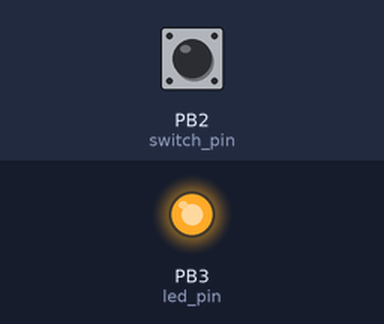
A sketch run on a simulated ATtiny85, built with avr-gcc and run on an emulated ATtiny85. On the bench: output pins drawn as LEDs (lit = HIGH). Inputs (shaded band) come from the test bench; at power-on: PB2 (switch_pin) LOW.

Above: at 1.2 s.
1.3 s: PB2 (switch_pin) pulled HIGH for 0.15 s
At 1.37 s:
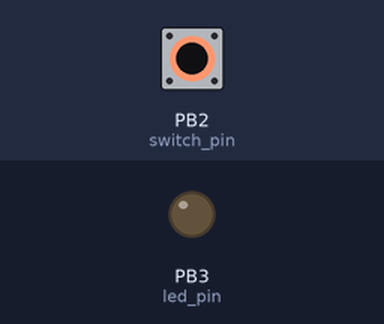
2.9 s: PB2 (switch_pin) pulled HIGH for 3.2 s
At 7.2 s:
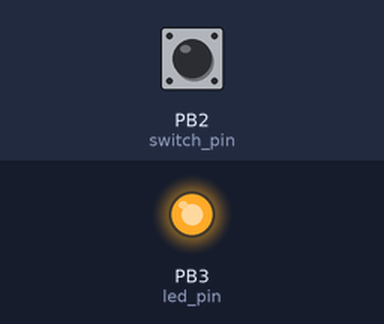
Timing chart, 0 to 8.7 s (numbered marks = the images above; inputs shaded):
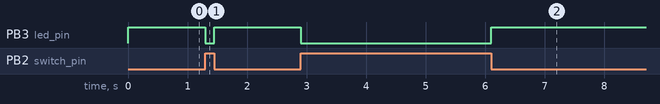

The sketch:

switch_led.ino
```cpp
int switch_pin = 2;
int led_pin = 3;

byte leds = 0;

void setup() {
  pinMode(switch_pin, INPUT);
  pinMode(led_pin, OUTPUT);
}

void loop() {
  if(digitalRead(switch_pin) == HIGH){
    digitalWrite(led_pin, LOW);
  }
  if(digitalRead(switch_pin) == LOW){
    digitalWrite(led_pin, HIGH);
  }

}
```

MAX30102.cpp
```cpp
/*
*  MAX30102 driver - uses a combination of ideas from the Maxim & Sparkfun drivers
*                    used Technolbogy's Wire
*
* j.n.magee 15-10-2019
*/

#include "Wire.h"
#include "MAX30102.h"


static const uint8_t MAX_30102_ID = 0x15;

MAX30102::MAX30102() {
  // Constructor
}

boolean MAX30102::begin(uint8_t i2caddr) {
  _i2caddr = i2caddr;
  if (readRegister8(REG_PART_ID) != MAX_30102_ID)  return false;
  return true;
}

void MAX30102::setup() {
   writeRegister8(REG_MODE_CONFIG,0x40); //reset
   delay(500);
   writeRegister8(REG_FIFO_WR_PTR,0x00);//FIFO_WR_PTR[4:0]
   writeRegister8(REG_OVF_COUNTER,0x00);//OVF_COUNTER[4:0]
   writeRegister8(REG_FIFO_RD_PTR,0x00); //FIFO_RD_PTR[4:0]
   writeRegister8(REG_FIFO_CONFIG,0x4f); //sample avg = 4, fifo rollover=false, fifo almost full = 17
   writeRegister8(REG_MODE_CONFIG,0x03); //0x02 for Red only, 0x03 for SpO2 mode 0x07 multimode LED
   writeRegister8(REG_SPO2_CONFIG,0x27); // SPO2_ADC=4096nA, SPO2 sample rate(100Hz), pulseWidth (411uS)
   writeRegister8(REG_LED1_PA,0x17); //Choose value for ~ 6mA for LED1 (IR)
   writeRegister8(REG_LED2_PA,0x17); // Choose value for ~ 6mA for LED2 (Red)
   writeRegister8(REG_PILOT_PA,0x1F); // Choose value for ~ 6mA for Pilot LED
}

//Tell caller how many samples are available
uint8_t MAX30102::available(void) {
  int8_t numberOfSamples = sense.head - sense.tail;
  if (numberOfSamples < 0) numberOfSamples += STORAGE_SIZE;
  return (numberOfSamples);
}

//Report the next Red value in the FIFO
uint32_t MAX30102::getRed(void) {
  return (sense.red[sense.tail]);
}

//Report the next IR value in the FIFO
uint32_t MAX30102::getIR(void) {
  return (sense.IR[sense.tail]);
}

//Advance the tail
void MAX30102::nextSample(void) {
  if(available()) {
    sense.tail++;
    sense.tail %= STORAGE_SIZE; //Wrap condition
  }
}

// check sensor for new samples and upload if available
uint16_t MAX30102::check(void) {
  byte readPointer = readRegister8(REG_FIFO_RD_PTR);
  byte writePointer = readRegister8(REG_FIFO_WR_PTR);
  int numberOfSamples = 0;
  if (readPointer != writePointer) {
    //Calculate the number of readings we need to get from sensor
    numberOfSamples = writePointer - readPointer;
    if (numberOfSamples < 0) numberOfSamples += 32; //Wrap condition
    int bytesLeftToRead = numberOfSamples * 6; //3 bytes each for Red and IR
    Wire.beginTransmission(_i2caddr);
    Wire.write(REG_FIFO_DATA);
    Wire.endTransmission();
    bytesLeftToRead = bytesLeftToRead<=32? bytesLeftToRead : 32;
    Wire.requestFrom(_i2caddr, bytesLeftToRead);
    while (bytesLeftToRead > 0) {
        sense.head++; //Advance the head of the storage struct
        sense.head %= STORAGE_SIZE; //Wrap condition
        sense.IR[sense.head] = readFIFOSample();
        //Burst read three more bytes - IR
		    sense.red[sense.head] = readFIFOSample();
        bytesLeftToRead -= 6;
    }
    Wire.endTransmission();
  }
  return (numberOfSamples);
}

//
// Low-level I2C Communication
//
uint8_t MAX30102::readRegister8(uint8_t reg) {
    uint8_t value;
    Wire.beginTransmission(_i2caddr);
    Wire.write((uint8_t)reg);
    Wire.endTransmission();
    Wire.requestFrom(_i2caddr, (byte)1);
    value = Wire.read();
    Wire.endTransmission();
    return value;
}

uint32_t MAX30102::readFIFOSample() {
    byte temp[4];
    uint32_t temp32;
    temp[3] = 0;
    temp[2] = Wire.read();
    temp[1] = Wire.read();
    temp[0] = Wire.read();
    memcpy(&temp32, temp, 4);
    return temp32 & 0x3FFFF;
}

void MAX30102::writeRegister8(uint8_t reg, uint8_t value) {
  Wire.beginTransmission(_i2caddr);
  Wire.write(reg);
  Wire.write(value);
  Wire.endTransmission();
}
```

MAX30102.h
```cpp
/*
*  MAX30102 driver - uses a combination of ideas from the Maxim & Sparkfun drivers
*                    used Technolbogy's TinyI2C
*
* j.n.magee 15-10-2019
*/
#include <arduino.h>

#define MAX30105_ADDRESS 0x57

//register addresses
#define REG_INTR_STATUS_1 0x00
#define REG_INTR_STATUS_2 0x01
#define REG_INTR_ENABLE_1 0x02
#define REG_INTR_ENABLE_2 0x03
#define REG_FIFO_WR_PTR 0x04
#define REG_OVF_COUNTER 0x05
#define REG_FIFO_RD_PTR 0x06
#define REG_FIFO_DATA 0x07
#define REG_FIFO_CONFIG 0x08
#define REG_MODE_CONFIG 0x09
#define REG_SPO2_CONFIG 0x0A
#define REG_LED1_PA 0x0C
#define REG_LED2_PA 0x0D
#define REG_PILOT_PA 0x10
#define REG_MULTI_LED_CTRL1 0x11
#define REG_MULTI_LED_CTRL2 0x12
#define REG_TEMP_INTR 0x1F
#define REG_TEMP_FRAC 0x20
#define REG_TEMP_CONFIG 0x21
#define REG_PROX_INT_THRESH 0x30
#define REG_REV_ID 0xFE
#define REG_PART_ID 0xFF

#define STORAGE_SIZE 3 // buffer size in samples

class MAX30102{
 public:
    MAX30102(void);

    boolean begin(uint8_t i2caddr = MAX30105_ADDRESS);

    // Setup the IC with
    // powerLevel = 0x1F,  sampleAverage = 4,  Mode = Red and IR,
    // sampleRate = 100,  pulseWidth = 411,  adcRange = 4096
    void setup();
    void off() {writeRegister8(REG_MODE_CONFIG,0x80);}

    //FIFO Reading
    uint16_t check(void);     //Checks for new data and fills FIFO
    uint8_t  available(void); //returns number of samples  available (head - tail)
    void     nextSample(void);//Advances the tail of the sense array
    uint32_t getRed(void);    //Returns the FIFO sample pointed to by tail
    uint32_t getIR(void);     //Returns the FIFO sample pointed to by tail

    // Low-level I2C communication
    uint8_t  readRegister8(uint8_t reg);
    uint32_t readFIFOSample(void);
    void     writeRegister8(uint8_t reg, uint8_t value);

 private:
    uint8_t _i2caddr;
    struct {
      uint32_t red[STORAGE_SIZE];
      uint32_t IR[STORAGE_SIZE];
      byte head;
      byte tail;
    } sense; //Circular buffer of readings from the sensor

};
```

Pulse.cpp
```cpp
/*
* Filter output from MAX30102 and detect heartbeat
*
* j.n.magee 15-10-2019
*/
#include "Pulse.h"

Pulse::Pulse(){
    cycle_max = 20;
    cycle_min = -20;
    positive = false;
    prev_sig = 0;
    amplitude_avg_total = 0;
}


//  Returns true if a beat is detected
bool Pulse::isBeat(int16_t signal) {
  bool beat = false;
  //while positive slope record maximum
  if (positive && (signal > prev_sig)) cycle_max = signal;
  //while negative slope record minimum
  if (!positive && (signal < prev_sig)) cycle_min = signal;
  //  positive to negative i.e peak so declare beat
  if (positive && (signal < prev_sig)) {
    int amplitude = cycle_max - cycle_min;
    if (amplitude > 20 && amplitude < 3000) {
      beat = true;
      amplitude_avg_total += (amplitude - amplitude_avg_total/4);
    }
    cycle_min = 0; positive = false;
  }
  //negative to positive i.e valley bottom
  if (!positive && (signal > prev_sig)) {
     cycle_max= 0; positive = true;
  }
  prev_sig = signal; // save signal
  return beat;
}
```

Pulse.h
```cpp
/*
* Filter output from MAX30102 and detect heartbeat
*
* j.n.magee 15-10-2019
*/
#include "Arduino.h"

#define NSAMPLE 24  //Exponential Moving Average DC removal filter alpha = 1/NSAMPLE
#define NSLOT   4   //Moving Average Filter over NSLOT values.

class MAFilter {
public:
    MAFilter() {nextslot = 0;}

    int16_t filter(int16_t value) {
        buffer[nextslot] = value;
        nextslot = (nextslot+1) % NSLOT;
        int16_t total = 0;
        for(int i=0; i<NSLOT; ++i) total += buffer[i];
        return total/NSLOT;
    }

private:
    int16_t buffer[NSLOT];
    uint8_t nextslot;
};

class DCFilter {
public:
    DCFilter(void) {sample_avg_total = 0;}
    //remove dc from sample
    int16_t  filter(int32_t sample) {
        sample_avg_total += (sample - sample_avg_total/NSAMPLE);
        return (int16_t)(sample - sample_avg_total/NSAMPLE);
    }
    // return average dc
    int32_t avgDC() {return sample_avg_total/NSAMPLE;}

private:
    int32_t sample_avg_total;
};

class Pulse {
public:
    Pulse(void);
    //remove DC
    int16_t dc_filter(int32_t sample) { return dc.filter(sample);}
    //low pass moving average filter
    int16_t ma_filter(int16_t sample) { return ma.filter(sample);}
    //return true when beat detected
    bool isBeat(int16_t signal);
    //return average DC
    int32_t avgDC() {return dc.avgDC();}
    //return average AC
    int16_t avgAC() {return amplitude_avg_total/4;}

private:
    DCFilter dc;
    MAFilter ma;
    int16_t amplitude_avg_total;
    int16_t cycle_max;
    int16_t cycle_min;
    bool positive;
    int16_t prev_sig;
};
```

ssd1306h.cpp
```cpp
/*
*  SSD1306 driver - optimised for low memory
*                   uses 1 128 byte page buffer
*
* j.n.magee 15-10-2019
*/
/*
 * Uses initialisation ideas from Ref.:
 * DigisparkOLED: https://github.com/digistump/DigistumpArduino/tree/master/digistump-avr/libraries/DigisparkOLED
 * SSD1306 data sheet: https://www.adafruit.com/datasheets/SSD1306.pdf
 */

#include <avr/pgmspace.h>
#include "Wire.h"
#include "ssd1306h.h"

/*
 * Software Configuration, data sheet page 64
 */

static const uint8_t ssd1306_configuration[] PROGMEM = {
#ifdef SCREEN_128X64
  0xA8, 0x3F,   // Set MUX Ratio, 0F-3F
#else // SCREEN_128X32 / SCREED_64X32
  0xA8, 0x1F,   // Set MUX Ratio, 0F-3F
#endif
  0xD3, 0x00,   // Set Display Offset
  0x40,         // Set Display Start line
  0xA1,         // Set Segment re-map, mirror, A0/A1
  0xC8,         // Set COM Output Scan Direction, flip, C0/C8
#ifdef SCREEN_128X32
  0xDA, 0x02,   // Set COM Pins hardware configuration, Sequential
#else // SCREEN_128X64 / SCREEN_64X32
  0xDA, 0x12,   // Set Com Pins hardware configuration, Alternative
#endif
  0x81, 0xFF,   // Set Contrast Control, 01-FF
  0xA4,         // Disable Entire Display On, 0xA4=Output follows RAM content; 0xA5,Output ignores RAM content
  0xA6,         // Set Display Mode. A6=Normal; A7=Inverse
  0xD5, 0x80,   // Set Osc Frequency
  0x8D, 0x14,   // Enable charge pump regulator
  0xAF          // Display ON in normal mode
};

SSD1306::SSD1306(void) {}

void SSD1306::init(void) {
  Wire.begin();
  Wire.setClock(400000);
  for (uint8_t i = 0; i < sizeof (ssd1306_configuration); i++) {
    command(pgm_read_byte_near(&ssd1306_configuration[i]));
  }
  currentPage = 0;
  for (uint8_t i=0; i<COLUMNS; ++i) pageBuf[i]=0x00;
}

void SSD1306::command_start(void) {
  Wire.beginTransmission(SSD1306_I2C_ADDR);
  Wire.write(0x00); //command
}

void SSD1306::command_stop(void) {
  Wire.endTransmission();
}

void SSD1306::command(uint8_t command) {
  command_start();
  Wire.write(command);
  command_stop();
}

void SSD1306::data_start(void) {
  Wire.beginTransmission(SSD1306_I2C_ADDR);
  Wire.write(0x40); //data
}

void SSD1306::data_stop(void) {
  Wire.endTransmission();
}

void SSD1306::data_byte(uint8_t data) {
  if (Wire.write(data) == 0) {
    // push data if detect buffer used up
    data_stop();
    data_start();
    Wire.write(data);
  }
}

void SSD1306::set_area(uint8_t col, uint8_t page, uint8_t col_range, uint8_t page_range) {
  command_start();
  Wire.write(0x20);
  Wire.write(0x01);
  Wire.write(0x21);
  Wire.write(col);
  Wire.write(col + col_range - 1);
  Wire.write(0x22);
  Wire.write(page);
  Wire.write(page + page_range - 1);
  command_stop();
}

void SSD1306::fill(uint8_t data) {
  set_area(0, 0, COLUMNS, PAGES);
  uint16_t size = (COLUMNS) * (PAGES);
  data_start();
  for (uint16_t i = 0; i <size; i++) {
    data_byte(data);
  }
  data_stop();
}

uint8_t currentPage = 0;
uint8_t pageBuf[COLUMNS];

void SSD1306::writePage(uint8_t page){
  set_area(0, page, COLUMNS, 1);
  data_start();
  for (uint8_t i = 0; i < COLUMNS; i++) {
    data_byte(pageBuf[i]);
  }
  data_stop();
}

bool SSD1306::inPage(uint8_t y,uint8_t h){
   return currentPage >= y/8 && currentPage <= (y+h-1)/8;
}

void SSD1306::off(void){
  command(0xAE);
}

void SSD1306::on(void){
  command(0xAF);
}

inline void SSD1306::drawPixel(uint8_t x, uint8_t y){
    if (y/8 != currentPage) return;
    pageBuf[x] |= 1<<(y%8);
}

void SSD1306::drawHLine(uint8_t x, uint8_t y, uint8_t w){
    if (y/8 != currentPage) return;
    for(uint8_t i=0; i<w; ++i) pageBuf[x+i] |= 1<<(y%8);
}

void SSD1306::drawVLine(uint8_t x, uint8_t y, uint8_t h){
    for (uint8_t i=0; i<h; ++i) drawPixel(x,y+i);
}


uint16_t Stretch (uint16_t x) {
  x = (x & 0xF0)<<4 | (x & 0x0F);
  x = (x<<2 | x) & 0x3333;
  x = (x<<1 | x) & 0x5555;
  return x | x<<1;
}

void SSD1306::drawChar(int x, int y,  unsigned char c, const int BIG = 1) {
  uint16_t data;
  for (uint8_t i = 0; i < FONT_WIDTH; i++) {
    data = pgm_read_byte_near(&font_bitmap[c - FONT_START ][i]);
    if (BIG==2) data = Stretch(data);
    for (uint8_t d = 0; d < BIG; d++) {
        for ( uint8_t j = 0; j<FONT_HEIGHT*BIG; j++) {
            if (data & (1<<j)) drawPixel(x+(i*BIG+d),y+j);
        }
    }
  }
}

void SSD1306::drawStr(int x, int y, const char *s, const int BIG = 1) {
    if (!inPage(y,FONT_HEIGHT*BIG)) return;
    for (int k=0; s[k]!='\0'; ++k) {
      drawChar(x,y,s[k],BIG);
      x += (FONT_WIDTH+1)*BIG;
    }
}

void SSD1306::drawStr(int x, int y, const __FlashStringHelper *s, const int BIG = 1) {
  if (!inPage(y,FONT_HEIGHT*BIG)) return;
  PGM_P p = reinterpret_cast<PGM_P>(s);
  while (1) {
    unsigned char c = pgm_read_byte(p++);
    if (c == 0) break;
    drawChar(x,y,c,BIG);
    x += (FONT_WIDTH+1)*BIG;
  }
}

//assumes that horizontal lines are padded into an integral number of bytes
void SSD1306::drawXBMP(uint8_t x, uint8_t y, uint8_t w, uint8_t h, const uint8_t *bitmap){
    uint8_t data;
    if (!inPage(y,h)) return;
    uint8_t bytewidth = (w%8 == 0) ? w/8 : w/8+1;
    for (int j = 0; j<h; ++j){
        for (int i= 0; i<w; ++i) {
            uint8_t bitno = i%8;
            if (bitno == 0) data = pgm_read_byte_near(&bitmap[j*bytewidth+i/8]);
            if (data & (1<<bitno)) drawPixel(x+i,y+j);
        }
    }
}

void SSD1306::drawNibbles(uint8_t y, uint8_t nibbles[COLUMNS/2]){
    if (y/8 != currentPage) return;
    uint8_t high = y%8==4 ? 1 : 0;
    for (int i = 0; i<COLUMNS/2; i++) {
        if (high==0) {
            pageBuf[i*2]  |= nibbles[i] & 0x0F;
            pageBuf[i*2+1] |= (nibbles[i] & 0xF0)>>4;
        } else {
            pageBuf[i*2]  |= (nibbles[i] & 0x0F)<<4;
            pageBuf[i*2+1] |= nibbles[i] & 0xF0;
        }
    }
}

void SSD1306::firstPage(void){
    currentPage = 0;
}

bool SSD1306::nextPage(void){
    writePage(currentPage++);
    memset(pageBuf, 0x00, COLUMNS);
    return currentPage != PAGES;
}
```

ssd1306h.h
```cpp
/*
*  SSD1306 driver - optimised for low memory
*                   uses 1 128 byte page buffer
*
* j.n.magee 15-10-2019
*/

#include "Wire.h"
#include "font.h"

// custom I2C address by define SSD1306_I2C_ADDR
#ifndef SSD1306_I2C_ADDR
  #define SSD1306_I2C_ADDR 0x3C
#endif

#define SCREEN_128X32
#define COLUMNS 0x0080
#define PAGES 0x04

class SSD1306 {

  private:
    uint8_t currentPage;
    uint8_t pageBuf[COLUMNS];

  public:
    SSD1306(void);
    void init(void);
    void command_start(void);
    void command_stop(void);
    void command(uint8_t command);
    void data_start(void);
    void data_stop(void);
    void data_byte(uint8_t byte);
    void set_area(uint8_t col, uint8_t page, uint8_t col_range, uint8_t page_range);
    void fill(uint8_t fill);
    void writePage(uint8_t page);
    bool inPage(uint8_t y,uint8_t h);
    void drawPixel(uint8_t x, uint8_t y);
    void drawHLine(uint8_t x, uint8_t y, uint8_t w);
    void drawVLine(uint8_t x, uint8_t y, uint8_t h);
    void drawXBMP(uint8_t x, uint8_t y, uint8_t w, uint8_t h, const uint8_t *bitmap);
    void drawNibbles(uint8_t y, uint8_t nibbles[COLUMNS/2]);
    void drawLine(uint8_t x1, uint8_t y1, uint8_t x2, uint8_t y2);
    void drawChar(int x, int y,  unsigned char c, const int BIG = 1);
    void drawStr(int x, int y, const char *s, int BIG = 1);
    void drawStr(int x, int y, const __FlashStringHelper *s, const int BIG = 1);
    void firstPage(void);
    bool nextPage(void);
    void off();
    void on();
};
```

Source omitted: font.h (data table, 3568 bytes)

Measured:
- after the input at 1.3 s, PB3 (led_pin): HIGH → LOW at once, → HIGH 0.15 s later
- after the input at 2.9 s, PB3 (led_pin): HIGH → LOW at once, → HIGH 3.2 s later
